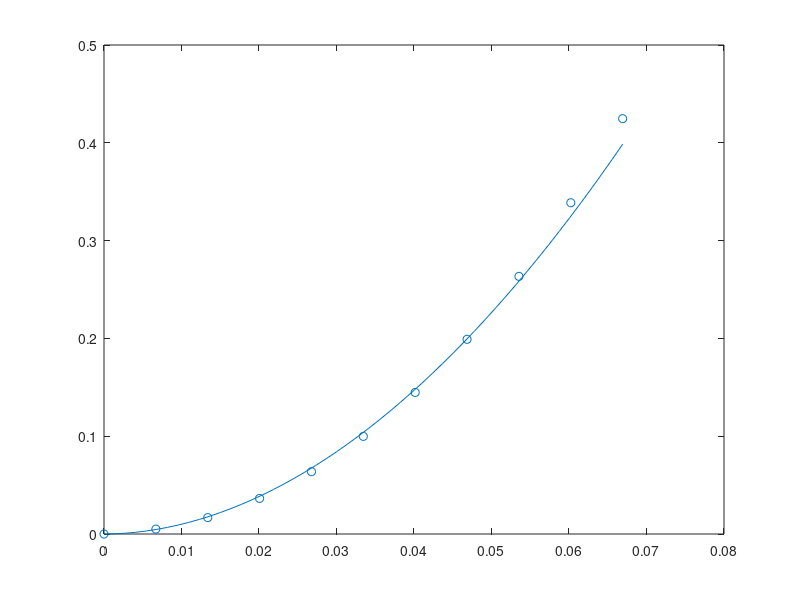

Reproduce this figure in MATLAB. (Note: this script raises an error after producing the figure.)
% displacement vs force values, copied in bc im a gremlin
d = [0, 0.006692379, 0.013384758, 0.020077137, ...
     0.026769515, 0.033461894, 0.040154273, ...
     0.046846652, 0.053539031, 0.06023141,0.066923789];

F = [0, 0.005046889, 0.016769448, ...
      0.036419621, 0.063730441, 0.099828104, ...
      0.144767553, 0.199078755, 0.263437554, ...
      0.338697924, 0.424681993];

d_fake = linspace(0,0.066923789,50);
% F=ax^2+bx least-squares fit params, according to scipy optimize
%a = 98.52325362043621;
%b = -0.3033535333676083;
%F_hat = a*d_fake.*d_fake + b*d_fake;

% F=Ax^n fit params, according to log-log lin reg in excel
n = 1.9397;
A = exp(4.3254);
F_hat = A*d_fake.^n;


plot(d_fake,F_hat);
hold on
scatter(d,F)
hold off
prettyplot('','d/a','free energy (arb.)')
